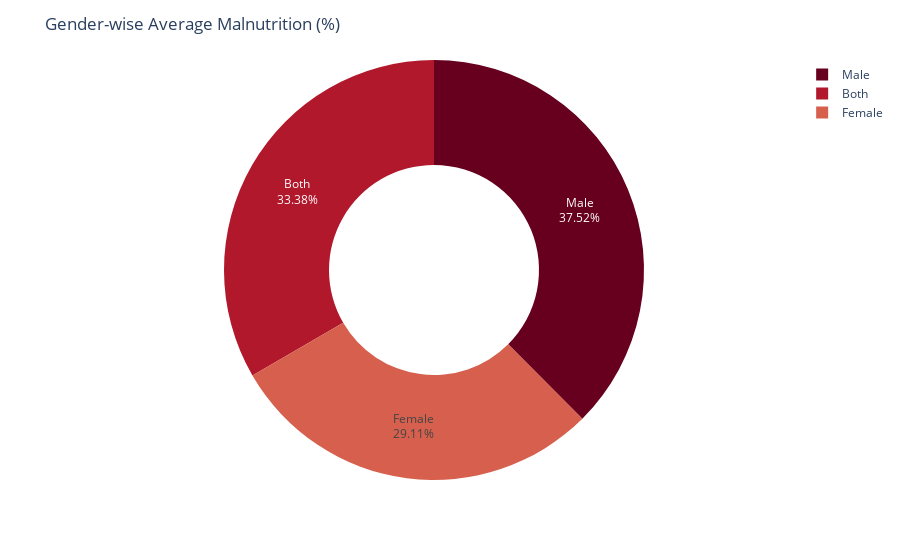

The code cell stored with this chart in its notebook:
### Code cell
#Gender-based average malnutrition

qn4="""select gender,avg(mean_estimate) average_malnutrition from malnutrition_table
group by gender
order by  average_malnutrition desc;"""

df_mal_qn4=pd.read_sql(qn4,engine)
df_mal_qn4

df=df_mal_qn4

df["percentage"] = (
    df["average_malnutrition"] /
    df["average_malnutrition"].sum()
) * 100

fig = px.pie(
    df,
    values="average_malnutrition",
    names="gender",
    hole=0.5, 
    color_discrete_sequence=px.colors.sequential.RdBu
)

fig.update_traces(
    texttemplate="%{label}<br>%{customdata[0]:.2f}%",
    customdata=df[["percentage"]],
    textposition="inside"
)

fig.update_layout(
    title="Gender-wise Average Malnutrition (%)",
    showlegend=True
)

fig.show()

### Figure 1 — Plotly figure (JSON) as saved in the notebook; plotly's stock layout.template omitted (floating-point values rounded to 4 significant figures)
{"data": [{"customdata": [[37.52], [33.38], [29.11]], "domain": {"x": [0, 1], "y": [0, 1]}, "hole": 0.5, "hovertemplate": "gender=%{label}<br>average_malnutrition=%{value}<extra></extra>", "labels": ["Male", "Both", "Female"], "legendgroup": "", "name": "", "showlegend": true, "textposition": "inside", "texttemplate": "%{label}<br>%{customdata[0]:.2f}%", "type": "pie", "values": [6.026, 5.362, 4.675]}], "layout": {"legend": {"tracegroupgap": 0}, "margin": {"t": 60}, "piecolorway": ["rgb(103,0,31)", "rgb(178,24,43)", "rgb(214,96,77)", "rgb(244,165,130)", "rgb(253,219,199)", "rgb(247,247,247)", "rgb(209,229,240)", "rgb(146,197,222)", "rgb(67,147,195)", "rgb(33,102,172)", "rgb(5,48,97)"], "showlegend": true, "title": {"text": "Gender-wise Average Malnutrition (%)"}}}
